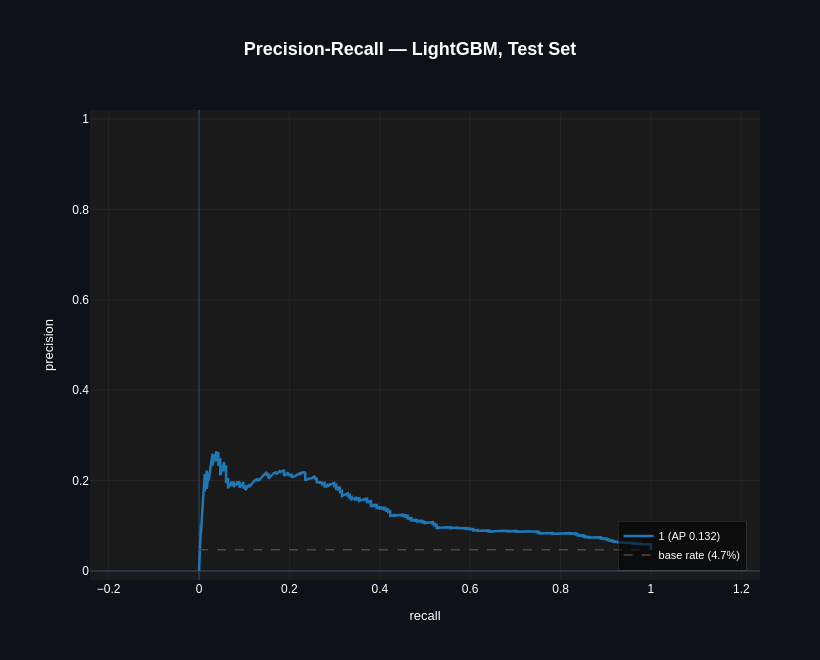

Here is the notebook cell this chart was saved with:
### Markdown cell above
## 10. Evaluating the ranking

### Code cell
cp.classification_curve_plot(
    y_test, lgbm_score, kind="pr",
    title="Precision-Recall — LightGBM, Test Set",
)

### Figure 1 — Plotly figure (JSON) as saved in the notebook; plotly's stock layout.template omitted (floating-point values rounded to 4 significant figures; data arrays with more than 128 entries replaced by an {"elided": "..."} marker saying what was removed)
{"data": [{"hovertemplate": "recall %{x:.3f}<br>precision %{y:.3f}<extra></extra>", "line": {"color": "#1f77b4", "width": 2.5}, "mode": "lines", "name": "1 (AP 0.132)", "type": "scatter", "x": {"elided": "4997 float values"}, "y": {"elided": "4997 float values"}}, {"hoverinfo": "skip", "line": {"color": "#4a4a4a", "dash": "dash", "width": 1.5}, "mode": "lines", "name": "base rate (4.7%)", "type": "scatter", "x": [0, 1], "y": [0.04673, 0.04673]}], "layout": {"font": {"color": "white", "family": "Arial"}, "height": 660, "legend": {"bgcolor": "rgba(0,0,0,0.55)", "bordercolor": "rgba(128,128,128,0.2)", "borderwidth": 1, "font": {"size": 11}, "x": 0.98, "xanchor": "right", "y": 0.02, "yanchor": "bottom"}, "margin": {"b": 80, "l": 90, "r": 60, "t": 110}, "paper_bgcolor": "#0e1117", "plot_bgcolor": "#1a1a1a", "title": {"font": {"color": "white", "family": "Arial", "size": 18}, "text": "<b>Precision-Recall — LightGBM, Test Set</b>", "x": 0.5, "xanchor": "center"}, "width": 820, "xaxis": {"gridcolor": "rgba(128,128,128,0.2)", "gridwidth": 0.5, "range": [-0.02, 1.02], "showgrid": true, "title": {"font": {"size": 13}, "text": "recall"}}, "yaxis": {"gridcolor": "rgba(128,128,128,0.2)", "gridwidth": 0.5, "range": [-0.02, 1.02], "scaleanchor": "x", "scaleratio": 1, "showgrid": true, "title": {"font": {"size": 13}, "text": "precision"}}}}
